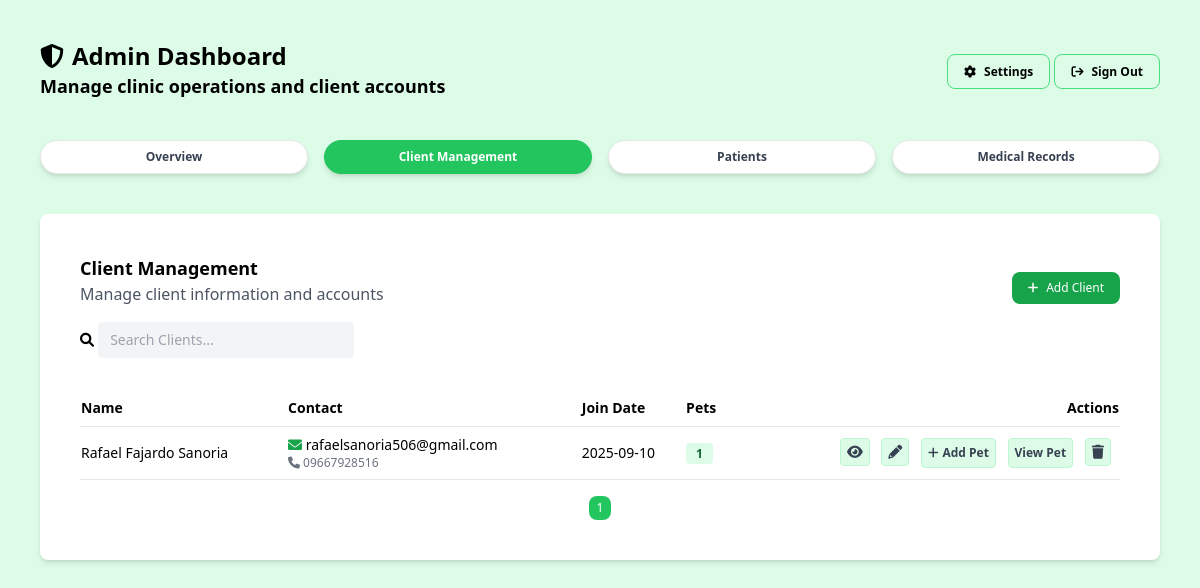
The app's page /admin/client-management.php (signed in), older data.
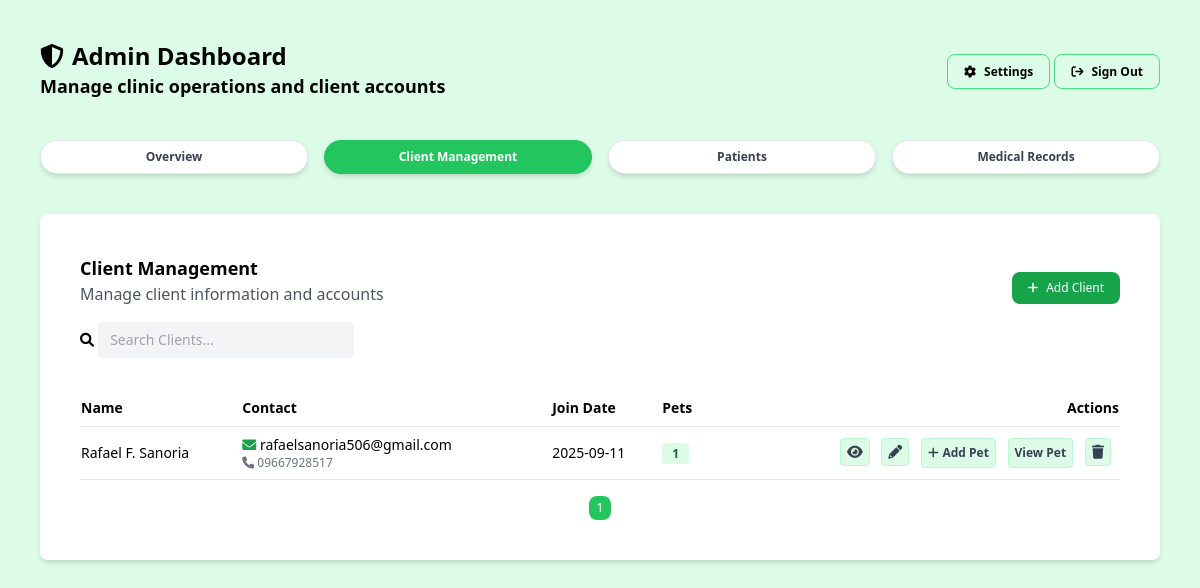
The same page, newer data.
### tables this page shows
CREATE TABLE `owners` (
  `id` bigint(20) NOT NULL,
  `user_id` bigint(20) DEFAULT NULL,
  `name` text NOT NULL,
  `email` text DEFAULT NULL,
  `phone` varchar(32) DEFAULT NULL,
  `emergency` varchar(32) DEFAULT NULL,
  `address` longtext NOT NULL,
  `created_at` timestamp NOT NULL DEFAULT current_timestamp() ON UPDATE current_timestamp(),
  `status` enum('active','inactive') NOT NULL DEFAULT 'active'
);

### helpers/fetch.php (called while the page is built, shortened)
<?php
function fetchAllData(PDO $pdo, string $query, array $params = []): array
{
    $stmt = $pdo->prepare($query);
    $stmt->execute($params);
    return $stmt->fetchAll(PDO::FETCH_ASSOC);
}

### admin/client-management.php (the view, shortened to what the changed rows need)
<?php
include_once __DIR__ . '/../config/config.php';
require_once __DIR__ . '/../helpers/fetch.php';
?>
<!DOCTYPE html>
<html lang="en">
<head>
    <script src="https://cdn.tailwindcss.com"></script>
    <link rel="stylesheet" href="../assets/css/global.css">
    <link rel="stylesheet" href="https://cdnjs.cloudflare.com/ajax/libs/font-awesome/6.0.0-beta3/css/all.min.css">
</head>
<body class="bg-green-100 w-full min-h-screen overflow-y-auto">
    <?php include_once '../includes/admin-header.php'; ?>
    <main class="p-10 max-w-[1400px] mx-auto">
        <section class="p-10 bg-white rounded-lg shadow-md">
            <table class="w-full border-collapse">
                <thead>
                    <tr class="text-sm text-left border-b">
                        <th class="font-semibold py-2">Name</th>
                        <th class="font-semibold py-2">Contact</th>
                        <th class="font-semibold py-2">Join Date</th>
                        <th class="font-semibold py-2">Pets</th>
                        <th class="font-semibold py-2 text-right">Actions</th>
                    </tr>
                </thead>
                <tbody id="clientsBody">
                    <?php
                    $clients = fetchAllData($pdo, "SELECT
                                o.id AS owner_id,
                                o.user_id,
                                o.name,
                                o.email,
                                o.emergency,
                                o.phone,
                                o.created_at,
                                o.address,
                                GROUP_CONCAT(p.name SEPARATOR ', ') AS pets,
                                COUNT(p.id) AS pet_count
                            FROM owners o
                            LEFT JOIN pets p ON o.id = p.owner_id
                            GROUP BY o.id ORDER BY o.created_at DESC
                            ");
                    foreach ($clients as $client) {
                        echo '<tr class="border-b hover:bg-green-50 text-sm text-left">';
                        echo '<td class="py-2">' . htmlspecialchars($client['name']) . '</td>';
                        echo '<td class="py-2 flex flex-col">' . '<span><i class="fa-solid fa-envelope text-green-600"></i>&nbsp;' . htmlspecialchars($client['email']) . '</span>' . '<span class="text-gray-500 text-xs"><i class="fa-solid fa-phone">&nbsp;</i>' . htmlspecialchars($client['phone']) . '</span></td>';
                        echo '<td class="py-2">' . date('Y-m-d', strtotime($client['created_at'])) . '</td>';
                        echo '<td class="py-2"><span class="bg-green-100 text-green-800 text-xs font-semibold px-2.5 py-0.5 rounded">' . $client['pet_count'] . '</span></td>';
                        echo '<td class="py-2 text-right">
                                <button
                                    data-modal="viewModal"
                                    data-id="' . $client['owner_id'] . '"
                                    data-name="' . htmlspecialchars($client['name'] ?? '') . '"
                                    data-email="' . htmlspecialchars($client['email'] ?? '') . '"
                                    data-phone="' . htmlspecialchars($client['phone'] ?? '') . '"
                                    data-emergency="' . htmlspecialchars($client['emergency'] ?? '') . '"
                                    data-created="' . date('Y-m-d', strtotime($client['created_at'])) . '"
                                    data-address="' . htmlspecialchars($client['address'] ?? '') . '"
                                    data-petcount="' . $client['pet_count'] . '"
                                    class="open-modal fa-solid fa-eye text-gray-700 mr-2 bg-green-100 p-1.5 border rounded border-green-200 hover:bg-green-300">
                                </button>
                                <button class="open-update-modal fa-solid fa-pencil-alt text-gray-700 mr-2 bg-green-100 p-1.5 rounded border border-green-200 hover:bg-green-300" data-id="' . $client['owner_id'] . '"></button>
                                <button
                                data-owner="' . $client['owner_id'] . '"
                                class="open-pet-modal text-gray-700 mr-2 bg-green-100 text-xs font-semibold p-1.5 rounded border border-green-200 hover:bg-green-300">
                                <i class="fa-solid fa-plus mr-1"></i>Add Pet
                                </button>
                                 <button
                                    data-modal="viewPetModal"
                                    data-owner="' . $client['owner_id'] . '"
                                 class="open-modal text-gray-700 mr-2 bg-green-100 text-xs font-semibold p-1.5 rounded border border-green-200 hover:bg-green-300">View Pet</button>
                                <button
                                    class="open-delete-modal fa-solid fa-trash text-gray-700 mr-2 bg-green-100 p-1.5 border rounded border-green-200 hover:bg-red-400"
                                    data-id="' . $client['user_id'] . '"
                                    data-name="' . htmlspecialchars($client['name']) . '">
                                </button>
                            </td>';
                        echo '</tr>';
                    }
                    ?>
                </tbody>
            </table>
        </section>
    </main>
</body>
</html>

Row changes from the older to the newer data that the page shows:
removed owners: name "Rafael Fajardo Sanoria", email "rafaelsanoria506@gmail.com", phone "09667928516", created_at "2025-09-10", pet_count "1"
added owners: name "Rafael F. Sanoria", email "rafaelsanoria506@gmail.com", phone "09667928517", created_at "2025-09-11", pet_count "1"
